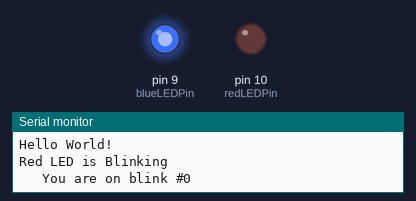
The sketch below on a simulated Arduino Uno, built with avr-gcc and run on an emulated ATmega328P. On the bench: output pins drawn as LEDs (lit = HIGH), the last lines printed to the serial monitor.

Above: at 0.12 s.
At 2.62 s:
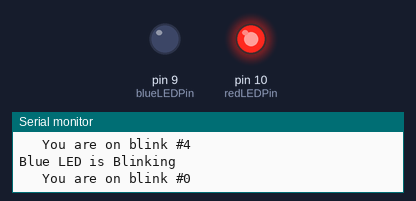
At 5.2 s:
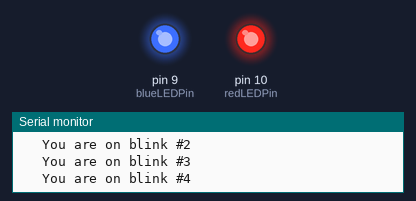
At 5.7 s:
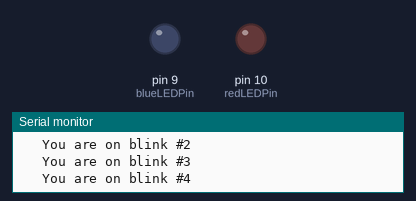
Timing chart, 0 to 7.8 s (numbered marks = the images above):
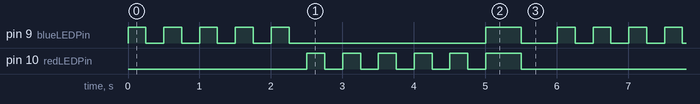

Measured:
- by itself, pin 9 (blueLEDPin): repeats every 6.0 s: 4 × (LOW 0.25 s, HIGH 0.25 s), LOW 2.8 s, HIGH 0.50 s, LOW 0.50 s, HIGH 0.25 s
- by itself, pin 10 (redLEDPin): repeats every 6.0 s: 4 × (LOW 0.25 s, HIGH 0.25 s), LOW 0.25 s, HIGH 0.50 s, LOW 3.0 s, HIGH 0.25 s
- by itself, everything shown: repeats every 6.0 s, in 22 steps

The sketch:

Video_3.ino
```cpp
int blueLEDPin = 9;
int blueLEDPinOnTime = 250;
int blueLEDPinOffTime = 250;
int blueLEDBlinks = 5;
String blueMsg = "Blue LED is Blinking";

int redLEDPin = 10;
int redLEDPinOnTime = 250;
int redLEDPinOffTime = 250;
int redLEDBlinks = 5;
String redMsg = "Red LED is Blinking";

void setup() {
  Serial.begin(115200);
  String hello = "Hello ";
  String world = "World!";
  Serial.println(hello + world);
  pinMode(blueLEDPin, OUTPUT);
  pinMode(redLEDPin, OUTPUT);
}

void loop() {
  Serial.println(redMsg);
  for (int j = 0; j < blueLEDBlinks; j++) {
    // turn led on, wait, turn led off
    Serial.print("   You are on blink #");
    Serial.println(j); // prints on new line
    digitalWrite(blueLEDPin, HIGH);
    delay(blueLEDPinOnTime);
    digitalWrite(blueLEDPin, LOW);
    delay(blueLEDPinOffTime);
  }

  Serial.println();

  Serial.println(blueMsg);
  for (int i = 0; i < redLEDBlinks; i++) {
    Serial.print("   You are on blink #");
    Serial.println(i);
    digitalWrite(redLEDPin, HIGH);
    delay(redLEDPinOnTime);
    digitalWrite(redLEDPin, LOW);
    delay(redLEDPinOffTime);
  }

  blinkAndHold();
}

void blinkAndHold() {
  digitalWrite(blueLEDPin, HIGH);
  digitalWrite(redLEDPin, HIGH);
  delay(500);
  digitalWrite(blueLEDPin, LOW);
  digitalWrite(redLEDPin, LOW);
  delay(500);
  Serial.println();
}
```
